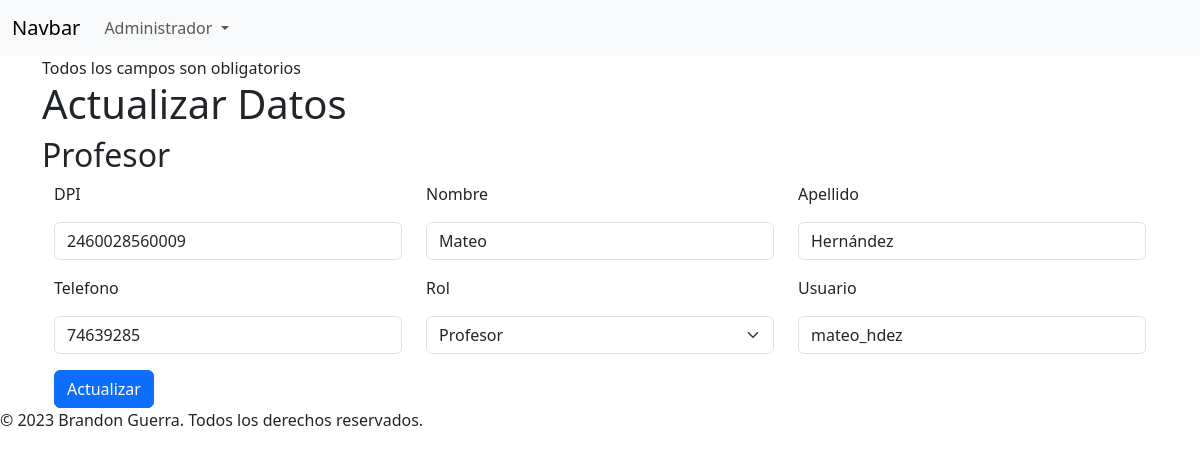
Page /index.php?action=editarUsuario&idUser=1977 on the committed database.
### tables this page shows
CREATE TABLE `usuarios` (
  `id_usuario` int NOT NULL AUTO_INCREMENT,
  `DPI` varchar(240) NOT NULL,
  `nombre_us` varchar(50) NOT NULL,
  `apellido_us` varchar(50) NOT NULL,
  `telefono_us` varchar(50) NOT NULL,
  `id_rol` int NOT NULL,
  `usuario` varchar(100) NOT NULL,
  `contrasenia` varchar(240) NOT NULL,
  `estado` int NOT NULL DEFAULT '1',
  PRIMARY KEY (`id_usuario`),
  UNIQUE KEY `unique_DPI` (`DPI`),
  UNIQUE KEY `usuario` (`usuario`),
  KEY `id_rol` (`id_rol`),
  CONSTRAINT `usuarios_ibfk_1` FOREIGN KEY (`id_rol`) REFERENCES `rol` (`id_rol`)
);

CREATE TABLE `rol` (
  `id_rol` int NOT NULL AUTO_INCREMENT,
  `nombre_rol` varchar(50) NOT NULL,
  PRIMARY KEY (`id_rol`)
);

### controller/enlaces/EnlacesController.php (called while the page is built, shortened)
<?php
class EnlacesController
{
    public function mostrarPlantilla()
    {
        require_once("views/layouts/template.php");
    }
    public function enlacesPaginasController()
    {
        if (isset($_GET["action"])) {
            $enlaces = $_GET["action"];
        } else {
            $enlaces = "inicio";
        }
        $respuesta = Enlaces::enlacesModel($enlaces);
        require_once($respuesta);
    }
}

### index.php (called while the page is built, shortened)
<?php
require_once("autoload.php");
$pagina = new EnlacesController();
$pagina->mostrarPlantilla();

### autoload.php (called while the page is built, shortened)
<?php
function autoload($class)
{
    $url = "" . str_replace("\\", "/", $class . ".php");
}

### model/db/ConexionDB.php (called while the page is built, shortened)
<?php
class ConexionDB
{
    public static function conectar()
    {
        try {
            $conexion = new \PDO("mysql:host=localhost:3307;dbname=escuela_db", "root", "1234");
            return $conexion;
        } catch (\PDOException $e) {
            echo "Error al conectar a la base de datos: " . $e->getMessage();
            return null;
        }
    }
}

### model/db/Usuarios.php (called while the page is built, shortened)
<?php
class Usuarios
{
    public static function seleccionarUsuarioModel($id)
    {
        $stmt = ConexionDB::conectar()->prepare("select usuarios.id_usuario, usuarios.DPI, usuarios.nombre_us, usuarios.apellido_us, usuarios.telefono_us, rol.nombre_rol, usuarios.usuario
        from usuarios
        inner join  rol on usuarios.id_rol = rol.id_rol where usuarios.id_usuario = :id;");
        $stmt->bindParam(":id", $id, \PDO::PARAM_INT);
        $stmt->execute();
        return $stmt->fetch();
    }
}

### model/db/Rol.php (called while the page is built, shortened)
<?php
class Rol
{
    public static function mostrarRolesModel()
    {
        try {
            $stmt = ConexionDB::conectar()->prepare("SELECT * FROM rol");
            $stmt->execute();
            return $stmt->fetchAll();
        } catch (\PDOException $e) {
            echo $e->getMessage();
        }
    }
}

### controller/usuarios/RolController.php (called while the page is built, shortened)
<?php
class RolController
{
    public function mostrarRoles()
    {
        $respuesta = Rol::mostrarRolesModel();
        return $respuesta;
    }
}

### views/pages/admin/usuarios/editarUsuario.php (the view, shortened to what this page needs)
<?php
$usuarioSeleccionado = new UsuariosController();
$seleccionado = $usuarioSeleccionado->seleccionarUsuarioController();
$roles = new RolController();
$rol = $roles->mostrarRoles();
?>
<h1>Actualizar Datos</h1>
<h2><?php echo $seleccionado['nombre_rol']; ?></h2>
<div class="container">
    <form method="POST">
        <div class="form-group">
            <div class="row mb-3">
                <div class="col-4"><label>DPI</label></div>
                <div class="col-4"><label>Nombre</label></div>
                <div class="col-4"><label>Apellido</label></div>
            </div>
            <div class="row mb-3">
                <div class="col-4">
                    <input class="form-control" type="text" name="dpi" value="<?php echo $seleccionado['DPI']; ?>"
                        readonly>
                </div>
                <div class="col-4">
                    <input class="form-control" type="text" name="nombre"
                        value="<?php echo $seleccionado['nombre_us']; ?>">
                </div>
                <div class="col-4">
                    <input class="form-control" type="text" name="apellido"
                        value="<?php echo $seleccionado['apellido_us']; ?>">
                </div>
            </div>
        </div>
        <div class="form-group">
            <div class="row mb-3">
                <div class="col-4"><label>Telefono</label></div>
                <div class="col-4"><label>Rol</label></div>
                <div class="col-4"><label>Usuario</label></div>
            </div>
            <div class="row mb-3">
                <div class="col-4">
                    <input class="form-control" type="text" name="telefono"
                        value="<?php echo $seleccionado['telefono_us']; ?>">
                </div>
                <div class="col-4">
                    <select name="fk_rol" class="form-select rounded">
                        <?php
                        foreach ($rol as $rolSeleccionado) {
                            echo '<option value="' . $rolSeleccionado['id_rol'] . '">' . $rolSeleccionado['nombre_rol'] . '</option>';
                        }
                        ?>
                    </select>
                </div>
                <div class="col-4">
                    <input class="form-control" type="text" name="usuario"
                        value="<?php echo $seleccionado['usuario']; ?>">
                </div>
            </div>
        </div>
        <div class="form-group">
            <div class="row">
                <div class="col-12">
                    <button class="btn btn-primary" type="submit">Actualizar</button>
                </div>
            </div>
        </div>
    </form>
</div>

### rows in the picture
usuarios: id_rol.nombre_rol "Profesor", dpi "2460028560009", nombre "Mateo", apellido "Hernández", telefono "74639285", usuario "mateo_hdez"

### other values in the picture
form field fk_rol "Profesor"
